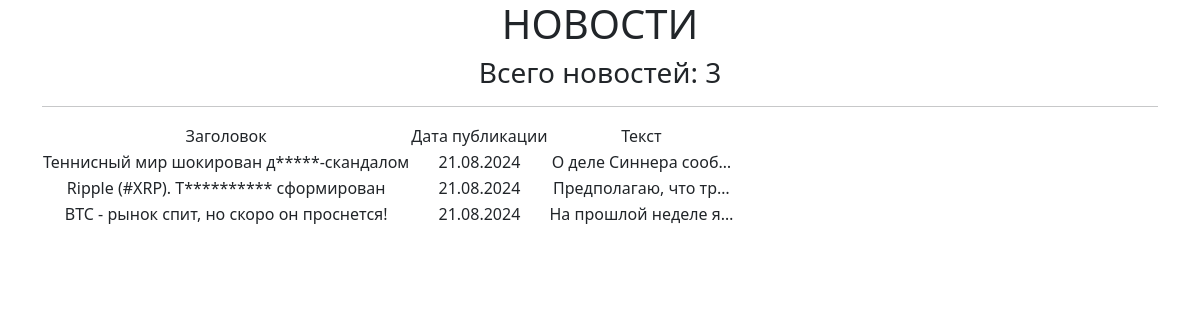
The page /news/ on the database as committed earlier.
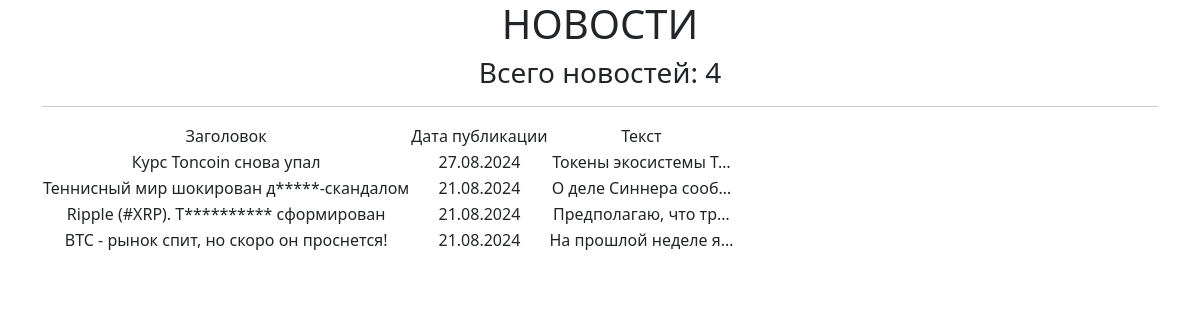
The same page on the database as committed later.
### posts/models.py (models this page shows, shortened)
class Post(models.Model):
    post = 'post'
    news = 'news'
    TYPES = [
        (post, 'Статья'),
        (news, 'Новость'),
    ]
    title = models.CharField(max_length=255)
    article_text = models.TextField(default="Новость дня")
    rating = models.IntegerField(default=0)
    type = models.CharField(max_length=4, choices=TYPES, default=news)
    time_create = models.DateTimeField(auto_now_add=True)
    author = models.ForeignKey(Author, on_delete=models.CASCADE)

### posts/views.py (the view)
# urls.py: path('', PostList.as_view()),
class PostList(ListView):
    model = Post
    ordering = '-time_create'
    template_name = 'posts.html'
    context_object_name = 'posts'

### posts/templatetags/custom_filters.py (called while the page is built)
def get_new_value(some_line):
    new_line = some_line
    forbidden_words = get_prepare_forbidden_words()
    words = get_words_for_check(some_line)
    words_to_replace = []
    for w in forbidden_words:
        if w[0] in words:
            words_to_replace.append(w)
    for w in words_to_replace:
        if w[0] in new_line:
            new_line = new_line.replace(w[0], w[1])
    return new_line

def get_words_for_check(some_line):
    words = []
    words_split = re.split(",|;| |!|-", some_line)
    for word in words_split:
        if word == '':
            continue
        if word not in words:
            words.append(word)
    return words

def get_prepare_forbidden_words():
    prepare_forbidden_words = []
    for word in FORBIDDEN_WORDS:
        replaced = word[0] + '*' * (len(word) - 1)
        prepare_forbidden_words.append((word, replaced))
        word_cap = word.capitalize()
        replaced = word_cap[0] + '*' * (len(word) - 1)
        prepare_forbidden_words.append((word_cap, replaced))
    return prepare_forbidden_words

@register.filter()
def censor(value):
    new_line = get_new_value(value)
    return new_line

### templates/posts.html (shortened to what this page needs)
{% extends 'flatpages/default.html' %}
{% load custom_filters %}!
{% block content %}
    <h1>НОВОСТИ</h1>
    <h3>Всего новостей: {{ posts|length }}</h3>
    <hr>
    {% if posts %}
        <table>
            <tr>
                <td>Заголовок</td>
                <td>Дата публикации</td>
                <td>Текст</td>
            </tr>
            {% for post in posts %}
                <tr>
                    <td>{{ post.title|censor }}</td>
                    <td>{{ post.time_create|date:'d.m.Y' }}</td>
                    <td>{{ post.article_text|truncatechars:20|censor }}</td>
                </tr>
            {% endfor %}
        </table>
    {% else %}
        <h2>Постов нет!</h2>
    {% endif %}
{% endblock content %}

### templates/flatpages/default.html (shortened to what this page needs)
<!DOCTYPE html>
<html lang="en">
    <head>
        {% load static %}
        <link href="{% static 'css/styles.css' %}" rel="stylesheet" />
    </head>
    <body>
        <div class="container">
            <div class="row">
                <div class="col-lg-12 text-center">
                    {% block content %}
                    {% endblock content %}
                </div>
            </div>
        </div>
    </body>
</html>

Rows that differ between the two databases and show on the page:
added Post: title|censor "Курс Toncoin снова упал", time_create "27.08.2024", article_text|censor "Токены экосистемы T…"
Other text that changed with them:
{{ posts|length }}: "3" → "4"
